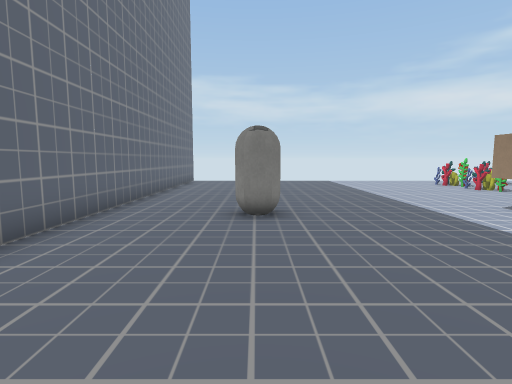
view 1 (above)

14 first-person views from a walk through a 3-D level made in the Unity game engine. The camera is 1.2 m above the floor, tilts 6° down and sees 80° across. The floor is counted in squares, 1 m on a side. Each view is taken from the middle of a square. On the plan, view 1 faces up. The plan holds only what a view shows up to about 13 squares ahead; the rest is blank. Some surface patterns are stand-ins.

view 2
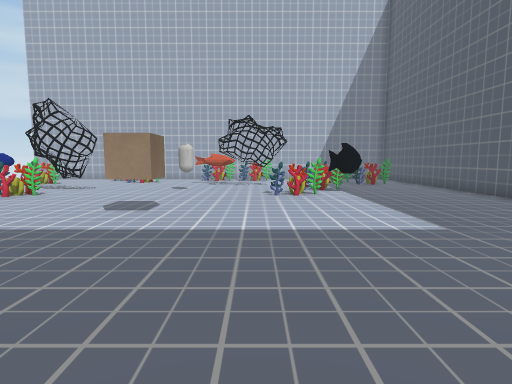

view 3
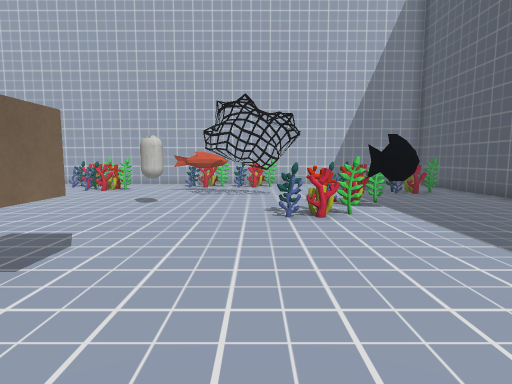

view 4
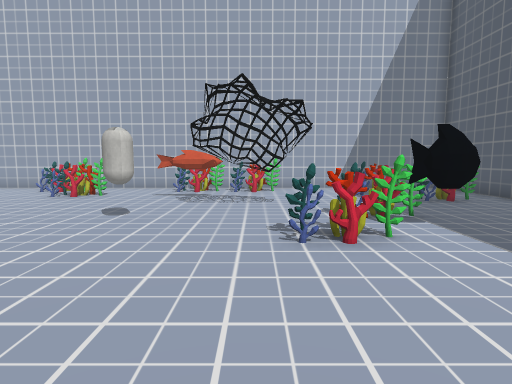

view 5
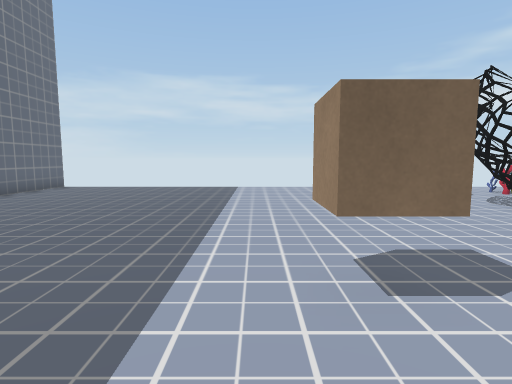

view 6
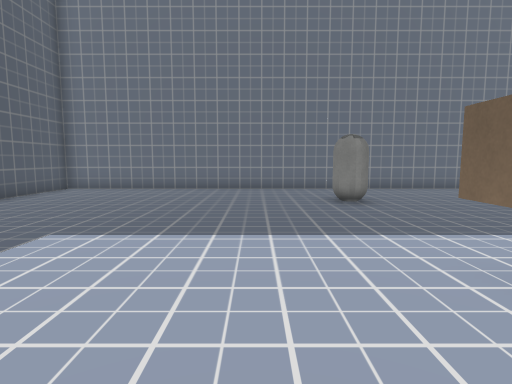

view 7
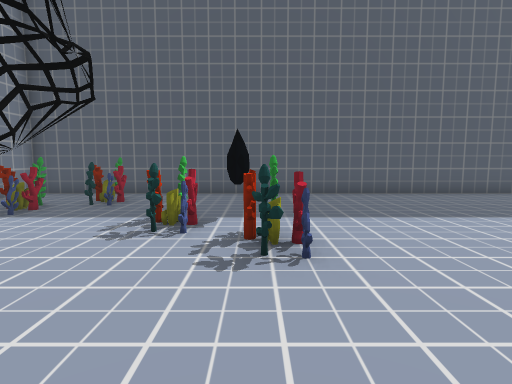

view 8
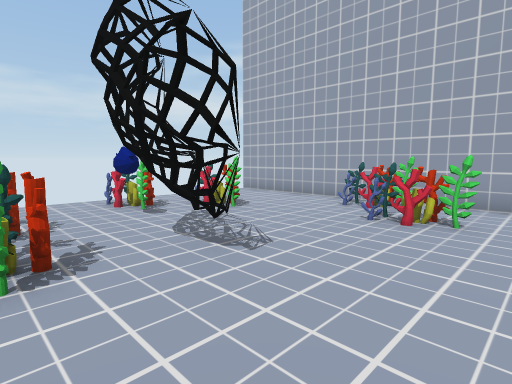

view 9
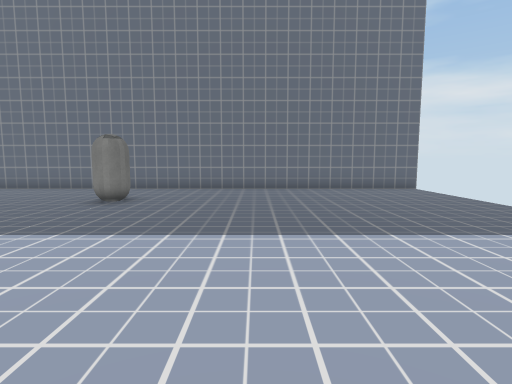

view 10
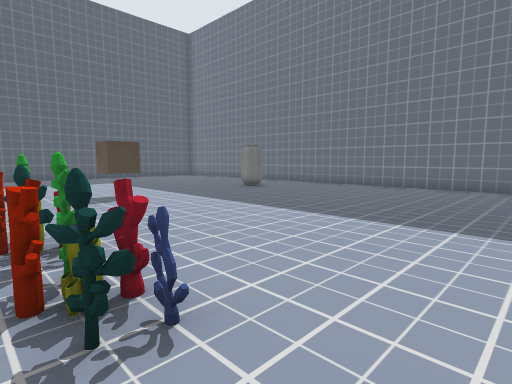

view 11
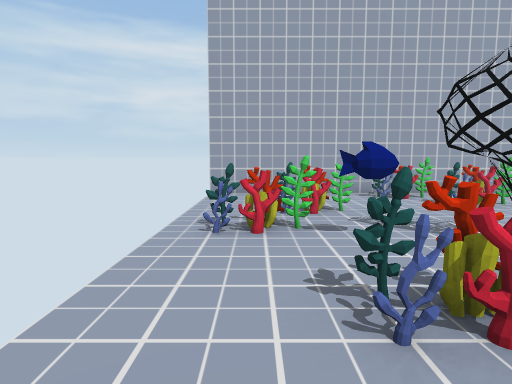

view 12
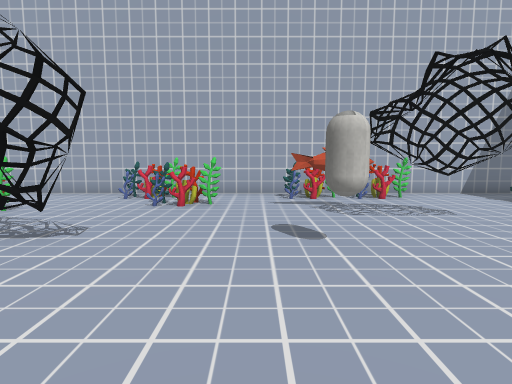

view 13
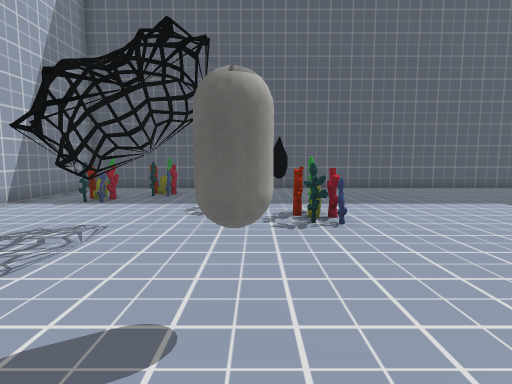

view 14
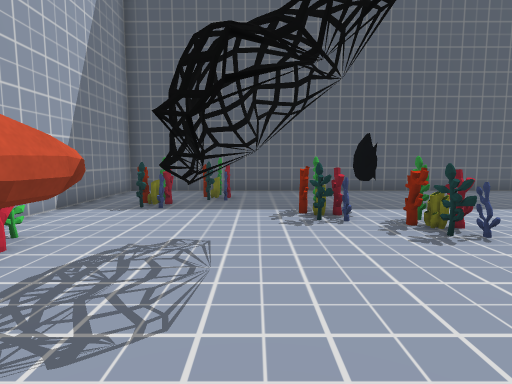

### Floor plan
Key: @ floor where view 1 was taken; # wall or solid block; . floor; = window, fence, low wall or low ledge; C capsule; U cube; T thing the floor can be seen under or through; O other object.
Columns run from 4 left of view 1 to 18 right of it. Each row starts with its distance up from view 1.
 18 #                     #
 17 #.....................#
 16 #...............=.....#
 15 #............#..#.#...#
 14 #............=###.#...#
 13 #............#=OO.....#
 12 #............=#OO....##
 11 #.............OOO..==##
 10 #..............O...==.#
  9 #..................#..#
  8 #.....................#
  7 #...C.....U....C...#.##
  6 #...C............O##=##
  5 #.................O#=##
  4 #.................O.==#
  3 #............=T..OO..##
  2 #.............T=T.....#
  1 #.............TTT.....#
  0 #...@.........TT...=#.#
 -1 #.................#==.#
 -2 #.................==..#
 -3 #.....................#
 -4 #######################

Positions as (right, up) in squares from view 1, and headings:
1: (0, 0), facing up
2: (-1, 4), facing right
3: (3, 4), facing right
4: (5, 4), facing right
5: (5, 4), facing up
6: (9, 4), facing left
7: (10, 7), facing down
8: (9, 8), facing up-right
9: (9, 11), facing left
10: (10, 17), facing down-left
11: (7, 16), facing right
12: (7, 8), facing right
13: (11, 9), facing down
14: (13, 8), facing down
